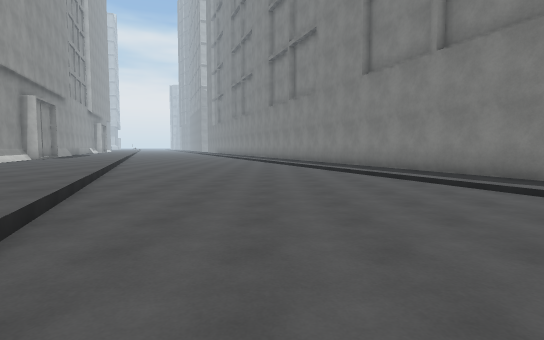
View 1 (above)

22 first-person views from a walk through a 3-D level made in the Unity game engine. The camera is 1.5 m above the floor, tilts 4° down and sees 80° across. The floor is counted in squares, 2 m on a side. Each view is taken from the middle of a square. On the plan, view 1 faces up. The plan holds only what a view shows up to about 11 squares ahead; the rest is blank. The place goes on beyond the plan. The player character is not drawn. Surface patterns are stand-ins for the level's own textures.

View 2
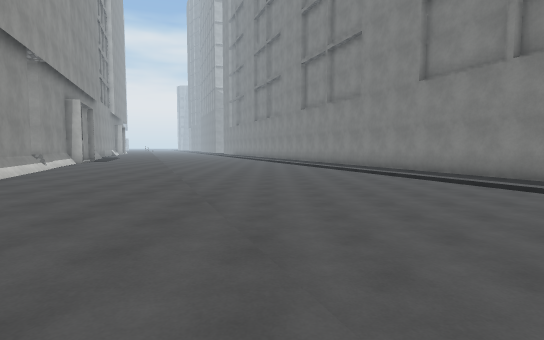

View 3
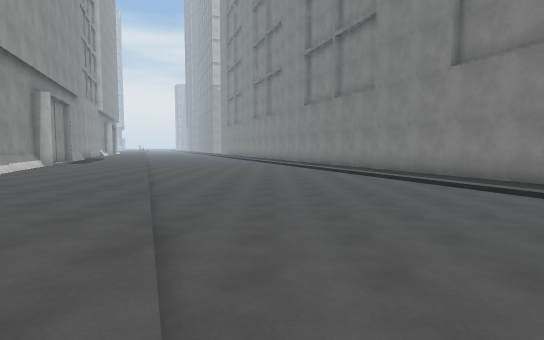

View 4
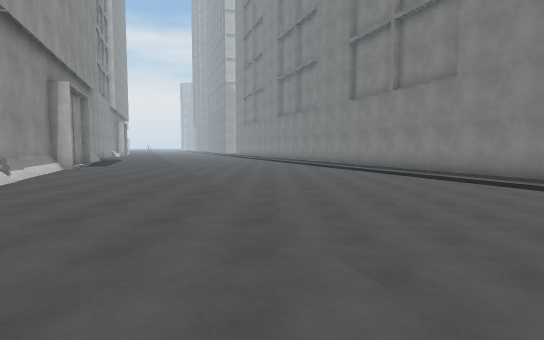

View 5
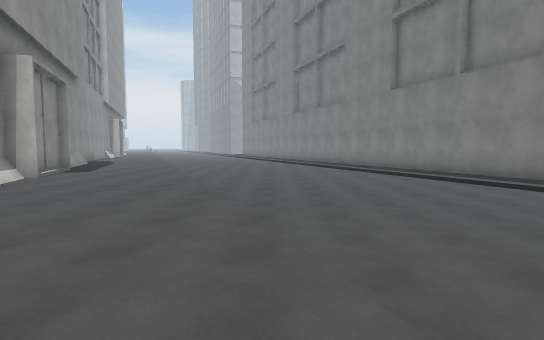

View 6
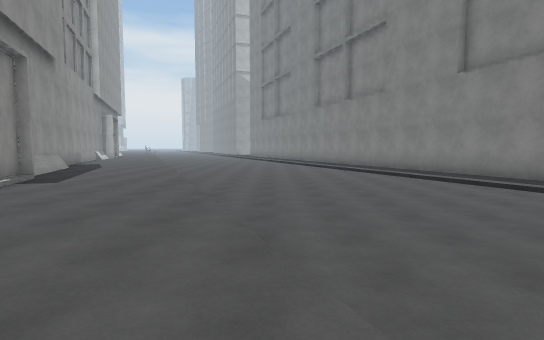

View 7
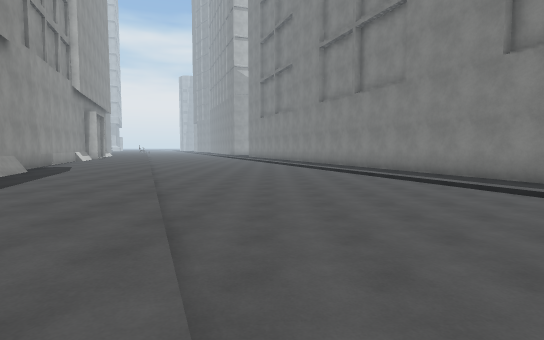

View 8
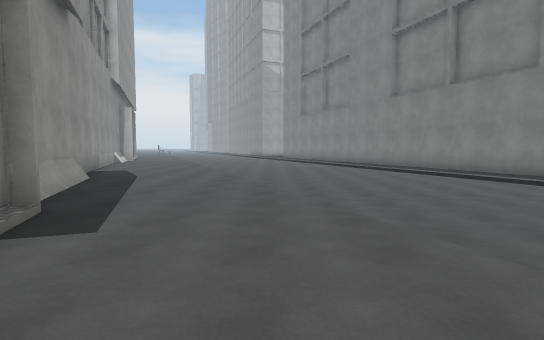

View 9
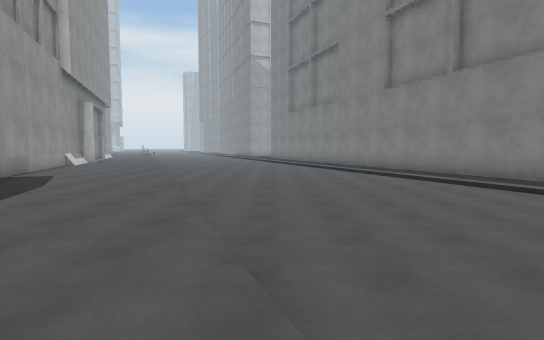

View 10
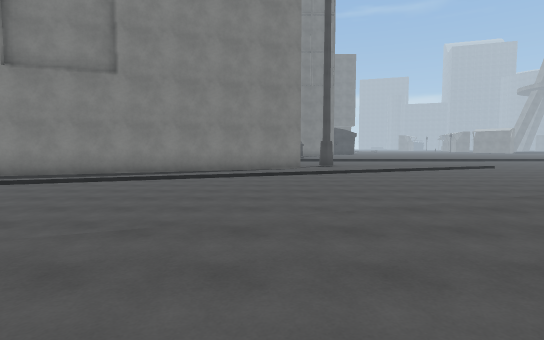

View 11
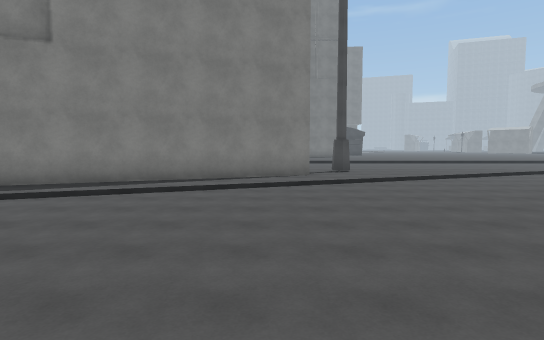

View 12
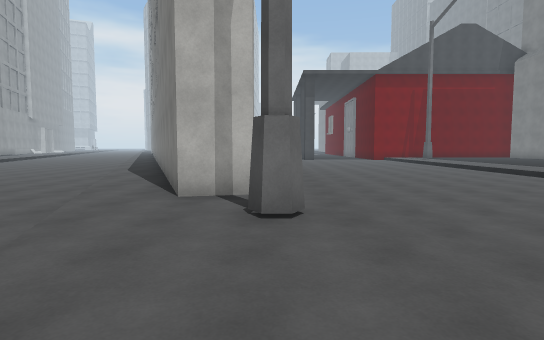

View 13
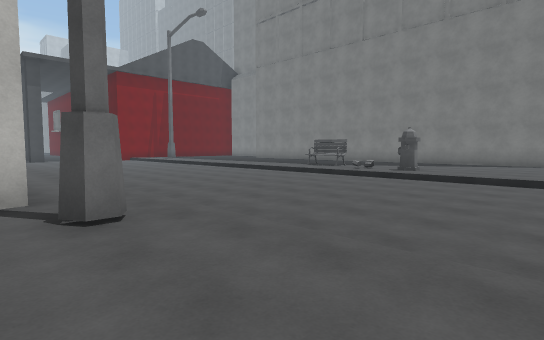

View 14
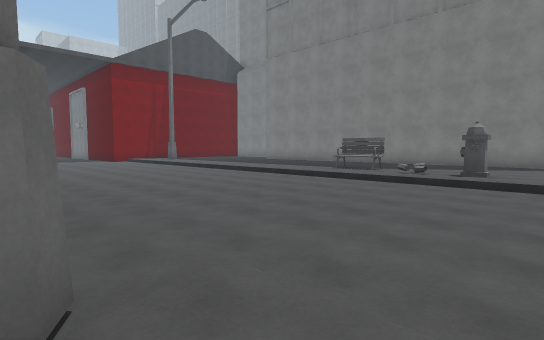

View 15
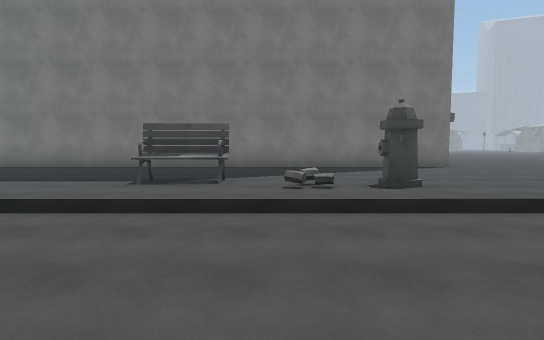

View 16
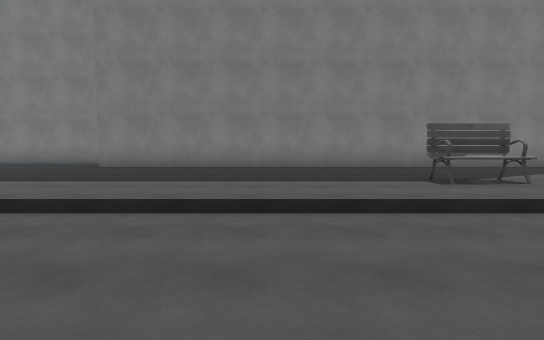

View 17
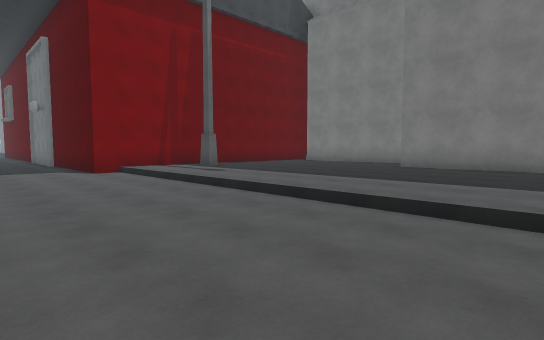

View 18
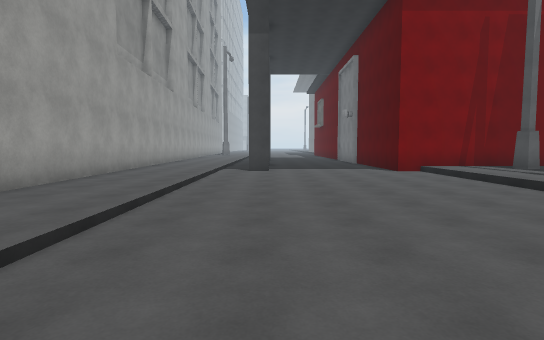

View 19
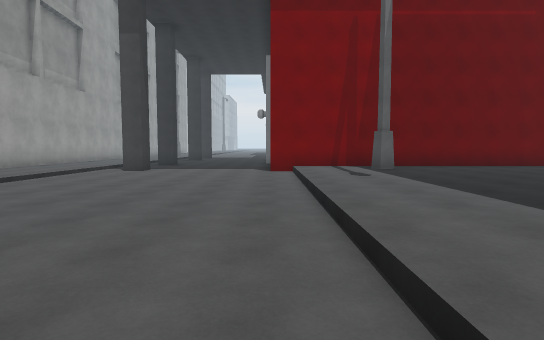

View 20
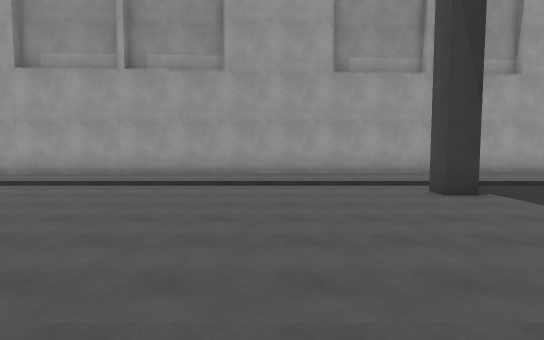

View 21
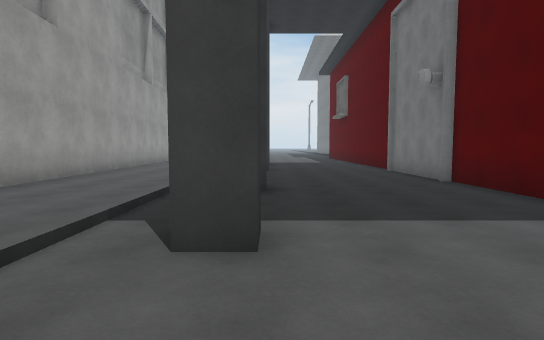

View 22
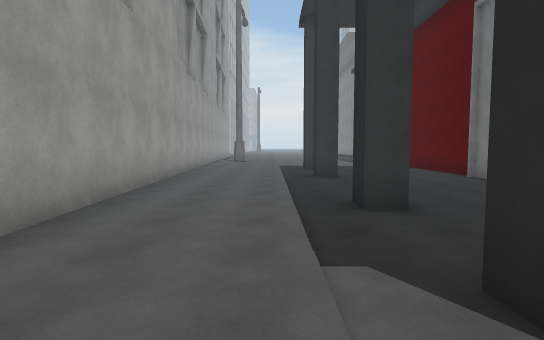

### Floor plan
Key: @ floor where view 1 was taken; # wall or solid block; . main floor; : floor 0.25 m higher than the main floor; / step, stairs or slope; B bench.
Columns run from 16 left of view 1 to 25 right of it. Each row starts with its distance up from view 1.
 27 #::::.......::#        #:::.   .#
 26 #::::/....../:#        #:::.#...#
 25 ##:::/....../:##       #:::.....#
 24  #::::.......::#       #:::.....#
 23  ##:::/....../:#       #:::.....#
 22   #:::/.......:##      #:::.....#
 21   ##:::......./:#      #:::.#...#
 20    #:::/....../:##     #:::.....#
 19    #::::.......::#     #:::.....#
 18    ##:::/....../:#     #:::.#...#
 17     #:::/.......:##    #:::.....##########
 16     #::::......./:#    ##::......::#::::
 15     ##:::/....../:#     #::......:::::::
 14      #::::.......:##    #::......::::::::
 13      #::::/....../:#    #::......::::::::
 12      ##:::/.......:##   #::......::::::::
 11       #::::......./:#   #::......::::::#
 10       #::::/....../:#   #::......::::::#
  9       ##::::.......:##  #::......::::::#
  8        #::::/....../:#  #::......::::::#
  7         ::::/....../:## #::......::::::#
  6          ::::.......::###::......::::::#
  5           :::/....../:#  ::......::::::#
  4           :::/.......:## ::......::::::#
  3            :::......./:# ::......:B::::#
  2             ::/....../:# ::......:BB:::#
  1            ::::.......:##::......::::::#
  0             :::/@...../:#::......::::::#
 -1              ::/.......::#:......:#::::#
 -2               ::......./:::......::::::#
 -3                :/....../:::......::::::#
 -4                  .......:::......::::::#
 -5                   ....../::....     ::::

Where each view was taken, in squares from view 1:
view 1: 0 up, 0 right, facing up
view 2: 0 up, 2 left, facing up
view 3: 2 up, 2 left, facing up
view 4: 4 up, 4 left, facing up
view 5: 7 up, 5 left, facing up
view 6: 10 up, 6 left, facing up
view 7: 12 up, 6 left, facing up
view 8: 14 up, 9 left, facing up
view 9: 16 up, 8 left, facing up
view 10: 1 up, 5 left, facing right
view 11: 1 up, 2 left, facing right
view 12: 5 down, 9 right, facing up
view 13: 5 down, 8 right, facing up-right
view 14: 3 down, 9 right, facing up-right
view 15: 1 up, 13 right, facing right
view 16: 6 up, 13 right, facing right
view 17: 7 up, 13 right, facing up-right
view 18: 7 up, 12 right, facing up
view 19: 7 up, 16 right, facing up
view 20: 14 up, 18 right, facing left
view 21: 15 up, 12 right, facing up
view 22: 16 up, 10 right, facing up
